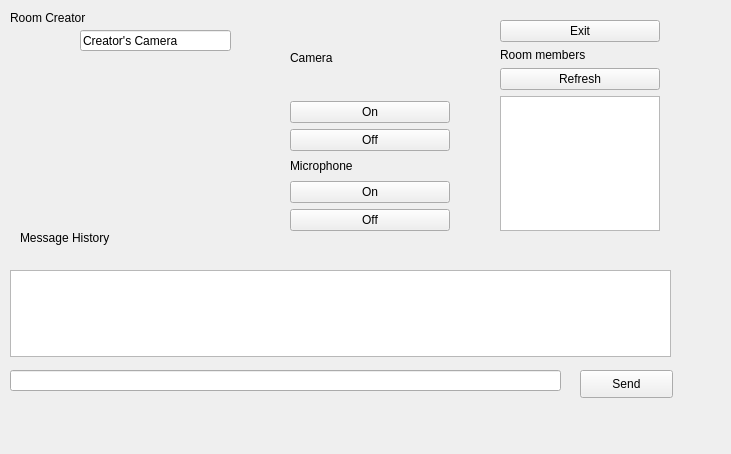
<?xml version="1.0" encoding="UTF-8"?>
<ui version="4.0">
 <class>anchor</class>
 <widget class="QWidget" name="anchor">
  <property name="geometry">
   <rect>
    <x>0</x>
    <y>0</y>
    <width>731</width>
    <height>454</height>
   </rect>
  </property>
  <property name="windowTitle">
   <string>Form</string>
  </property>
  <widget class="QWidget" name="verticalLayoutWidget_3">
   <property name="geometry">
    <rect>
     <x>290</x>
     <y>20</y>
     <width>160</width>
     <height>211</height>
    </rect>
   </property>
   <layout class="QVBoxLayout" name="verticalLayout_3">
    <item>
     <layout class="QVBoxLayout" name="verticalLayout">
      <item>
       <widget class="QLabel" name="label">
        <property name="text">
         <string>Camera</string>
        </property>
       </widget>
      </item>
      <item>
       <widget class="QPushButton" name="camera_open_button">
        <property name="text">
         <string>On</string>
        </property>
       </widget>
      </item>
      <item>
       <widget class="QPushButton" name="camera_close_button">
        <property name="text">
         <string>Off</string>
        </property>
       </widget>
      </item>
      <item>
       <layout class="QVBoxLayout" name="verticalLayout_2">
        <item>
         <widget class="QLabel" name="label_2">
          <property name="text">
           <string>Microphone</string>
          </property>
         </widget>
        </item>
        <item>
         <widget class="QPushButton" name="microphone_open_button">
          <property name="text">
           <string>On</string>
          </property>
         </widget>
        </item>
        <item>
         <widget class="QPushButton" name="microphone_close_button">
          <property name="text">
           <string>Off</string>
          </property>
         </widget>
        </item>
       </layout>
      </item>
     </layout>
    </item>
   </layout>
  </widget>
  <widget class="QWidget" name="verticalLayoutWidget_4">
   <property name="geometry">
    <rect>
     <x>500</x>
     <y>20</y>
     <width>160</width>
     <height>211</height>
    </rect>
   </property>
   <layout class="QVBoxLayout" name="verticalLayout_4">
    <item>
     <widget class="QPushButton" name="anchor_exit">
      <property name="text">
       <string>Exit</string>
      </property>
     </widget>
    </item>
    <item>
     <widget class="QLabel" name="label_3">
      <property name="text">
       <string>Room members</string>
      </property>
     </widget>
    </item>
    <item>
     <widget class="QPushButton" name="refresh_button">
      <property name="text">
       <string>Refresh</string>
      </property>
     </widget>
    </item>
    <item>
     <widget class="QTextEdit" name="display_anchor"/>
    </item>
   </layout>
  </widget>
  <widget class="QLabel" name="label_4">
   <property name="geometry">
    <rect>
     <x>20</x>
     <y>230</y>
     <width>131</width>
     <height>16</height>
    </rect>
   </property>
   <property name="text">
    <string>Message History</string>
   </property>
  </widget>
  <widget class="QTextEdit" name="display_chat">
   <property name="geometry">
    <rect>
     <x>10</x>
     <y>270</y>
     <width>661</width>
     <height>87</height>
    </rect>
   </property>
  </widget>
  <widget class="QPushButton" name="pushButton_6">
   <property name="geometry">
    <rect>
     <x>580</x>
     <y>370</y>
     <width>93</width>
     <height>28</height>
    </rect>
   </property>
   <property name="text">
    <string>Send</string>
   </property>
  </widget>
  <widget class="QLineEdit" name="enter_chat">
   <property name="geometry">
    <rect>
     <x>10</x>
     <y>370</y>
     <width>551</width>
     <height>21</height>
    </rect>
   </property>
  </widget>
  <widget class="QLabel" name="label_5">
   <property name="geometry">
    <rect>
     <x>10</x>
     <y>10</y>
     <width>111</width>
     <height>16</height>
    </rect>
   </property>
   <property name="text">
    <string>Room Creator</string>
   </property>
  </widget>
  <widget class="QLabel" name="camera_show">
   <property name="geometry">
    <rect>
     <x>20</x>
     <y>60</y>
     <width>261</width>
     <height>151</height>
    </rect>
   </property>
   <property name="text">
    <string/>
   </property>
  </widget>
  <widget class="QLineEdit" name="udp_anchor">
   <property name="geometry">
    <rect>
     <x>80</x>
     <y>30</y>
     <width>151</width>
     <height>21</height>
    </rect>
   </property>
   <property name="text">
    <string>Creator's Camera</string>
   </property>
  </widget>
 </widget>
 <resources/>
 <connections/>
</ui>
